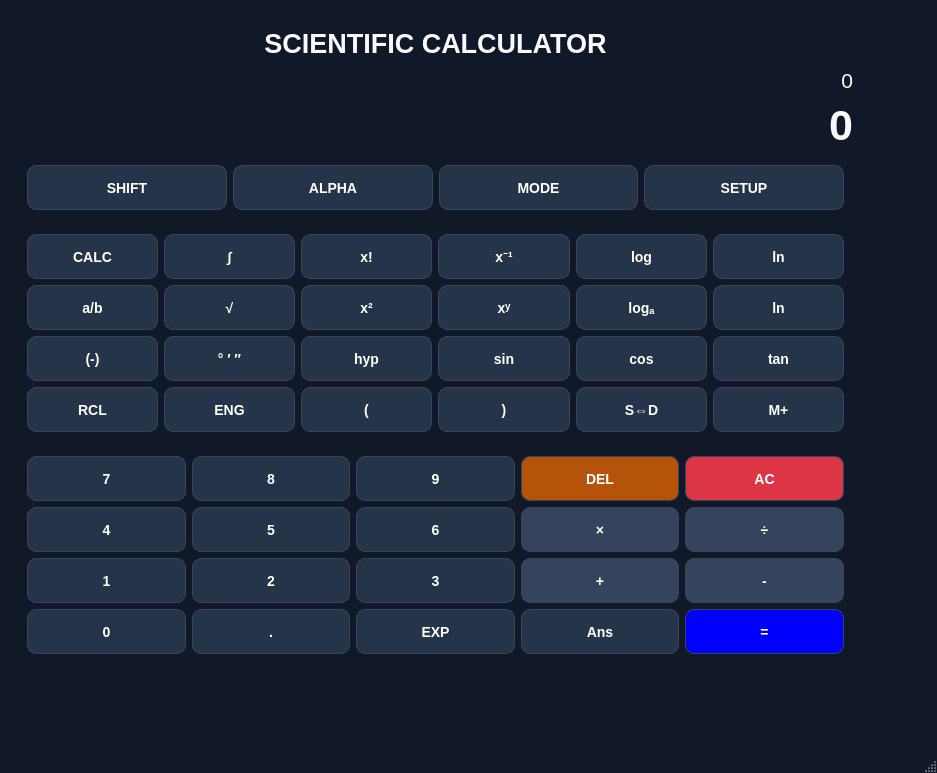
<?xml version="1.0" encoding="UTF-8"?>
<ui version="4.0">
 <class>MainWindow</class>
 <widget class="QMainWindow" name="MainWindow">
  <property name="geometry">
   <rect>
    <x>0</x>
    <y>0</y>
    <width>937</width>
    <height>773</height>
   </rect>
  </property>
  <property name="minimumSize">
   <size>
    <width>750</width>
    <height>600</height>
   </size>
  </property>
  <property name="font">
   <font>
    <family>Segoe UI</family>
    <pointsize>16</pointsize>
    <bold>true</bold>
   </font>
  </property>
  <property name="windowTitle">
   <string>Scientific Calculator</string>
  </property>
  <property name="styleSheet">
   <string notr="true">
QMainWindow {
    background-color: #111827;
}

QWidget {
    color: #F9FAFB;
    font-family: &quot;Segoe UI&quot;;
}

QPushButton {
    background-color: #263449;
    color: #FFFFFF;
    border: 1px solid #37465C;
    border-radius: 9px;
    padding: 8px;
    font-size: 14px;
    font-weight: bold;
}

QPushButton:hover {
    background-color: #3B82F6;
    border: 1px solid #60A5FA;
}

QPushButton:pressed {
    background-color: #1D4ED8;
}

QLabel {
    color: #F9FAFB;
}

QLineEdit {
    background-color: #1F2937;
    color: #FFFFFF;
    border: 1px solid #37465C;
    border-radius: 10px;
    padding: 12px;
    font-size: 24px;
}

</string>
  </property>
  <widget class="QWidget" name="centralwidget">
   <widget class="QWidget" name="verticalLayoutWidget">
    <property name="geometry">
     <rect>
      <x>0</x>
      <y>10</y>
      <width>871</width>
      <height>671</height>
     </rect>
    </property>
    <layout class="QVBoxLayout" name="verticalLayout">
     <item>
      <widget class="QWidget" name="headerWidget" native="true">
       <property name="minimumSize">
        <size>
         <width>0</width>
         <height>55</height>
        </size>
       </property>
       <layout class="QHBoxLayout" name="horizontalLayout">
        <item>
         <widget class="QWidget" name="displayWidget" native="true">
          <property name="minimumSize">
           <size>
            <width>65</width>
            <height>45</height>
           </size>
          </property>
          <layout class="QVBoxLayout" name="verticalLayout_2">
           <item>
            <widget class="QLabel" name="titleLabel">
             <property name="font">
              <font>
               <family>Segoe UI</family>
               <pointsize>20</pointsize>
               <bold>true</bold>
              </font>
             </property>
             <property name="text">
              <string>SCIENTIFIC CALCULATOR</string>
             </property>
             <property name="alignment">
              <set>Qt::AlignmentFlag::AlignCenter</set>
             </property>
            </widget>
           </item>
           <item>
            <widget class="QLabel" name="expressionLabel">
             <property name="font">
              <font>
               <family>Segoe UI</family>
               <pointsize>16</pointsize>
               <bold>false</bold>
              </font>
             </property>
             <property name="styleSheet">
              <string notr="true">QLable{
color:#94A3B8;
}</string>
             </property>
             <property name="text">
              <string>0</string>
             </property>
             <property name="alignment">
              <set>Qt::AlignmentFlag::AlignRight|Qt::AlignmentFlag::AlignTrailing|Qt::AlignmentFlag::AlignVCenter</set>
             </property>
            </widget>
           </item>
           <item>
            <widget class="QLabel" name="resultLabel">
             <property name="font">
              <font>
               <family>Segoe UI</family>
               <pointsize>32</pointsize>
               <bold>true</bold>
              </font>
             </property>
             <property name="text">
              <string>0</string>
             </property>
             <property name="alignment">
              <set>Qt::AlignmentFlag::AlignRight|Qt::AlignmentFlag::AlignTrailing|Qt::AlignmentFlag::AlignVCenter</set>
             </property>
            </widget>
           </item>
           <item>
            <widget class="QWidget" name="widget_2" native="true">
             <layout class="QHBoxLayout" name="horizontalLayout_2">
              <item>
               <widget class="QPushButton" name="shiftButton">
                <property name="minimumSize">
                 <size>
                  <width>65</width>
                  <height>45</height>
                 </size>
                </property>
                <property name="text">
                 <string>SHIFT</string>
                </property>
               </widget>
              </item>
              <item>
               <widget class="QPushButton" name="alphaButton">
                <property name="minimumSize">
                 <size>
                  <width>65</width>
                  <height>45</height>
                 </size>
                </property>
                <property name="text">
                 <string>ALPHA</string>
                </property>
               </widget>
              </item>
              <item>
               <widget class="QPushButton" name="modeButton">
                <property name="minimumSize">
                 <size>
                  <width>65</width>
                  <height>45</height>
                 </size>
                </property>
                <property name="text">
                 <string>MODE</string>
                </property>
               </widget>
              </item>
              <item>
               <widget class="QPushButton" name="setupButton">
                <property name="minimumSize">
                 <size>
                  <width>65</width>
                  <height>45</height>
                 </size>
                </property>
                <property name="text">
                 <string>SETUP</string>
                </property>
               </widget>
              </item>
             </layout>
            </widget>
           </item>
           <item>
            <widget class="QWidget" name="widget" native="true">
             <layout class="QGridLayout" name="gridLayout_2">
              <item row="2" column="4">
               <widget class="QPushButton" name="powerButton">
                <property name="minimumSize">
                 <size>
                  <width>65</width>
                  <height>45</height>
                 </size>
                </property>
                <property name="font">
                 <font>
                  <family>Segoe UI</family>
                  <pointsize>-1</pointsize>
                  <bold>true</bold>
                 </font>
                </property>
                <property name="styleSheet">
                 <string notr="true">QPushButton{
background-color: #263449;
}</string>
                </property>
                <property name="text">
                 <string>xʸ</string>
                </property>
               </widget>
              </item>
              <item row="4" column="0">
               <widget class="QPushButton" name="signButton">
                <property name="minimumSize">
                 <size>
                  <width>65</width>
                  <height>45</height>
                 </size>
                </property>
                <property name="font">
                 <font>
                  <family>Segoe UI</family>
                  <pointsize>-1</pointsize>
                  <bold>true</bold>
                 </font>
                </property>
                <property name="text">
                 <string>(-)</string>
                </property>
               </widget>
              </item>
              <item row="1" column="1">
               <widget class="QPushButton" name="integralButton">
                <property name="minimumSize">
                 <size>
                  <width>65</width>
                  <height>45</height>
                 </size>
                </property>
                <property name="text">
                 <string>∫</string>
                </property>
               </widget>
              </item>
              <item row="1" column="5">
               <widget class="QPushButton" name="logButton">
                <property name="minimumSize">
                 <size>
                  <width>65</width>
                  <height>45</height>
                 </size>
                </property>
                <property name="font">
                 <font>
                  <family>Segoe UI</family>
                  <pointsize>-1</pointsize>
                  <bold>true</bold>
                 </font>
                </property>
                <property name="text">
                 <string>log</string>
                </property>
               </widget>
              </item>
              <item row="2" column="1">
               <widget class="QPushButton" name="sqrtButton">
                <property name="minimumSize">
                 <size>
                  <width>65</width>
                  <height>45</height>
                 </size>
                </property>
                <property name="font">
                 <font>
                  <family>Segoe UI</family>
                  <pointsize>-1</pointsize>
                  <bold>true</bold>
                 </font>
                </property>
                <property name="text">
                 <string>√</string>
                </property>
               </widget>
              </item>
              <item row="4" column="4">
               <widget class="QPushButton" name="sinButton">
                <property name="minimumSize">
                 <size>
                  <width>65</width>
                  <height>45</height>
                 </size>
                </property>
                <property name="font">
                 <font>
                  <family>Segoe UI</family>
                  <pointsize>-1</pointsize>
                  <bold>true</bold>
                 </font>
                </property>
                <property name="text">
                 <string>sin</string>
                </property>
               </widget>
              </item>
              <item row="2" column="0">
               <widget class="QPushButton" name="fractionButton">
                <property name="minimumSize">
                 <size>
                  <width>65</width>
                  <height>45</height>
                 </size>
                </property>
                <property name="text">
                 <string>a/b</string>
                </property>
               </widget>
              </item>
              <item row="4" column="5">
               <widget class="QPushButton" name="cosButton">
                <property name="minimumSize">
                 <size>
                  <width>65</width>
                  <height>45</height>
                 </size>
                </property>
                <property name="font">
                 <font>
                  <family>Segoe UI</family>
                  <pointsize>-1</pointsize>
                  <bold>true</bold>
                 </font>
                </property>
                <property name="text">
                 <string>cos</string>
                </property>
               </widget>
              </item>
              <item row="4" column="1">
               <widget class="QPushButton" name="angleButton">
                <property name="minimumSize">
                 <size>
                  <width>65</width>
                  <height>45</height>
                 </size>
                </property>
                <property name="font">
                 <font>
                  <family>Segoe UI</family>
                  <pointsize>-1</pointsize>
                  <bold>true</bold>
                 </font>
                </property>
                <property name="text">
                 <string>° ′ ″</string>
                </property>
               </widget>
              </item>
              <item row="2" column="2">
               <widget class="QPushButton" name="squareButton">
                <property name="minimumSize">
                 <size>
                  <width>65</width>
                  <height>45</height>
                 </size>
                </property>
                <property name="font">
                 <font>
                  <family>Segoe UI</family>
                  <pointsize>-1</pointsize>
                  <bold>true</bold>
                 </font>
                </property>
                <property name="text">
                 <string>x²</string>
                </property>
               </widget>
              </item>
              <item row="1" column="2">
               <widget class="QPushButton" name="factorialButton">
                <property name="minimumSize">
                 <size>
                  <width>65</width>
                  <height>45</height>
                 </size>
                </property>
                <property name="text">
                 <string>x!</string>
                </property>
               </widget>
              </item>
              <item row="2" column="6">
               <widget class="QPushButton" name="lnSecondButton">
                <property name="minimumSize">
                 <size>
                  <width>65</width>
                  <height>45</height>
                 </size>
                </property>
                <property name="text">
                 <string>ln</string>
                </property>
               </widget>
              </item>
              <item row="5" column="2">
               <widget class="QPushButton" name="leftBracketButton">
                <property name="minimumSize">
                 <size>
                  <width>65</width>
                  <height>45</height>
                 </size>
                </property>
                <property name="font">
                 <font>
                  <family>Segoe UI</family>
                  <pointsize>-1</pointsize>
                  <bold>true</bold>
                 </font>
                </property>
                <property name="text">
                 <string>(</string>
                </property>
               </widget>
              </item>
              <item row="5" column="0">
               <widget class="QPushButton" name="recallButton">
                <property name="minimumSize">
                 <size>
                  <width>65</width>
                  <height>45</height>
                 </size>
                </property>
                <property name="font">
                 <font>
                  <family>Segoe UI</family>
                  <pointsize>-1</pointsize>
                  <bold>true</bold>
                 </font>
                </property>
                <property name="styleSheet">
                 <string notr="true"/>
                </property>
                <property name="text">
                 <string>RCL</string>
                </property>
               </widget>
              </item>
              <item row="5" column="1">
               <widget class="QPushButton" name="engineeringButton">
                <property name="minimumSize">
                 <size>
                  <width>65</width>
                  <height>45</height>
                 </size>
                </property>
                <property name="text">
                 <string>ENG</string>
                </property>
               </widget>
              </item>
              <item row="5" column="5">
               <widget class="QPushButton" name="fractionDecimalButton">
                <property name="minimumSize">
                 <size>
                  <width>65</width>
                  <height>45</height>
                 </size>
                </property>
                <property name="text">
                 <string>S⇔D</string>
                </property>
               </widget>
              </item>
              <item row="5" column="4">
               <widget class="QPushButton" name="rightBracketButton">
                <property name="minimumSize">
                 <size>
                  <width>65</width>
                  <height>45</height>
                 </size>
                </property>
                <property name="font">
                 <font>
                  <family>Segoe UI</family>
                  <pointsize>-1</pointsize>
                  <bold>true</bold>
                 </font>
                </property>
                <property name="text">
                 <string>)</string>
                </property>
               </widget>
              </item>
              <item row="4" column="2">
               <widget class="QPushButton" name="hypButton">
                <property name="minimumSize">
                 <size>
                  <width>65</width>
                  <height>45</height>
                 </size>
                </property>
                <property name="font">
                 <font>
                  <family>Segoe UI</family>
                  <pointsize>-1</pointsize>
                  <bold>true</bold>
                 </font>
                </property>
                <property name="text">
                 <string>hyp</string>
                </property>
               </widget>
              </item>
              <item row="1" column="4">
               <widget class="QPushButton" name="reciprocalButton_2">
                <property name="minimumSize">
                 <size>
                  <width>65</width>
                  <height>45</height>
                 </size>
                </property>
                <property name="text">
                 <string>x⁻¹</string>
                </property>
               </widget>
              </item>
              <item row="4" column="6">
               <widget class="QPushButton" name="tanButton">
                <property name="minimumSize">
                 <size>
                  <width>65</width>
                  <height>45</height>
                 </size>
                </property>
                <property name="font">
                 <font>
                  <family>Segoe UI</family>
                  <pointsize>-1</pointsize>
                  <bold>true</bold>
                 </font>
                </property>
                <property name="text">
                 <string>tan</string>
                </property>
               </widget>
              </item>
              <item row="1" column="6">
               <widget class="QPushButton" name="lnButton">
                <property name="minimumSize">
                 <size>
                  <width>65</width>
                  <height>45</height>
                 </size>
                </property>
                <property name="font">
                 <font>
                  <family>Segoe UI</family>
                  <pointsize>-1</pointsize>
                  <bold>true</bold>
                 </font>
                </property>
                <property name="text">
                 <string>ln</string>
                </property>
               </widget>
              </item>
              <item row="2" column="5">
               <widget class="QPushButton" name="logBaseButton">
                <property name="minimumSize">
                 <size>
                  <width>65</width>
                  <height>45</height>
                 </size>
                </property>
                <property name="text">
                 <string>logₐ</string>
                </property>
               </widget>
              </item>
              <item row="1" column="0">
               <widget class="QPushButton" name="calcButton">
                <property name="minimumSize">
                 <size>
                  <width>65</width>
                  <height>45</height>
                 </size>
                </property>
                <property name="font">
                 <font>
                  <family>Segoe UI</family>
                  <pointsize>-1</pointsize>
                  <bold>true</bold>
                 </font>
                </property>
                <property name="text">
                 <string>CALC</string>
                </property>
               </widget>
              </item>
              <item row="5" column="6">
               <widget class="QPushButton" name="memoryPlusButton">
                <property name="minimumSize">
                 <size>
                  <width>65</width>
                  <height>45</height>
                 </size>
                </property>
                <property name="text">
                 <string>M+</string>
                </property>
               </widget>
              </item>
             </layout>
            </widget>
           </item>
           <item>
            <widget class="QWidget" name="buttonsWidget" native="true">
             <layout class="QGridLayout" name="gridLayout">
              <item row="3" column="2">
               <widget class="QPushButton" name="number6Button">
                <property name="minimumSize">
                 <size>
                  <width>65</width>
                  <height>45</height>
                 </size>
                </property>
                <property name="font">
                 <font>
                  <family>Segoe UI</family>
                  <pointsize>-1</pointsize>
                  <bold>true</bold>
                 </font>
                </property>
                <property name="text">
                 <string>6</string>
                </property>
               </widget>
              </item>
              <item row="4" column="2">
               <widget class="QPushButton" name="number3Button">
                <property name="minimumSize">
                 <size>
                  <width>65</width>
                  <height>45</height>
                 </size>
                </property>
                <property name="font">
                 <font>
                  <family>Segoe UI</family>
                  <pointsize>-1</pointsize>
                  <bold>true</bold>
                 </font>
                </property>
                <property name="text">
                 <string>3</string>
                </property>
               </widget>
              </item>
              <item row="5" column="4">
               <widget class="QPushButton" name="equalButton">
                <property name="minimumSize">
                 <size>
                  <width>65</width>
                  <height>45</height>
                 </size>
                </property>
                <property name="font">
                 <font>
                  <family>Segoe UI</family>
                  <pointsize>-1</pointsize>
                  <bold>true</bold>
                 </font>
                </property>
                <property name="styleSheet">
                 <string notr="true">QPushButton{
background-color: blue;
}</string>
                </property>
                <property name="text">
                 <string>=</string>
                </property>
               </widget>
              </item>
              <item row="3" column="1">
               <widget class="QPushButton" name="number5Button">
                <property name="minimumSize">
                 <size>
                  <width>65</width>
                  <height>45</height>
                 </size>
                </property>
                <property name="font">
                 <font>
                  <family>Segoe UI</family>
                  <pointsize>-1</pointsize>
                  <bold>true</bold>
                 </font>
                </property>
                <property name="text">
                 <string>5</string>
                </property>
               </widget>
              </item>
              <item row="2" column="2">
               <widget class="QPushButton" name="number9Button">
                <property name="minimumSize">
                 <size>
                  <width>65</width>
                  <height>45</height>
                 </size>
                </property>
                <property name="font">
                 <font>
                  <family>Segoe UI</family>
                  <pointsize>-1</pointsize>
                  <bold>true</bold>
                 </font>
                </property>
                <property name="text">
                 <string>9</string>
                </property>
               </widget>
              </item>
              <item row="2" column="0">
               <widget class="QPushButton" name="number7Button">
                <property name="minimumSize">
                 <size>
                  <width>65</width>
                  <height>45</height>
                 </size>
                </property>
                <property name="font">
                 <font>
                  <family>Segoe UI</family>
                  <pointsize>-1</pointsize>
                  <bold>true</bold>
                 </font>
                </property>
                <property name="text">
                 <string>7</string>
                </property>
               </widget>
              </item>
              <item row="3" column="0">
               <widget class="QPushButton" name="number4Button">
                <property name="minimumSize">
                 <size>
                  <width>65</width>
                  <height>45</height>
                 </size>
                </property>
                <property name="font">
                 <font>
                  <family>Segoe UI</family>
                  <pointsize>-1</pointsize>
                  <bold>true</bold>
                 </font>
                </property>
                <property name="text">
                 <string>4</string>
                </property>
               </widget>
              </item>
              <item row="4" column="4">
               <widget class="QPushButton" name="minusButton">
                <property name="minimumSize">
                 <size>
                  <width>65</width>
                  <height>45</height>
                 </size>
                </property>
                <property name="font">
                 <font>
                  <family>Segoe UI</family>
                  <pointsize>-1</pointsize>
                  <bold>true</bold>
                 </font>
                </property>
                <property name="styleSheet">
                 <string notr="true">QPushButton{
background-color: #34445D;
}</string>
                </property>
                <property name="text">
                 <string>-</string>
                </property>
               </widget>
              </item>
              <item row="4" column="0">
               <widget class="QPushButton" name="number1Button">
                <property name="minimumSize">
                 <size>
                  <width>65</width>
                  <height>45</height>
                 </size>
                </property>
                <property name="font">
                 <font>
                  <family>Segoe UI</family>
                  <pointsize>-1</pointsize>
                  <bold>true</bold>
                 </font>
                </property>
                <property name="text">
                 <string>1</string>
                </property>
               </widget>
              </item>
              <item row="2" column="1">
               <widget class="QPushButton" name="number8Button">
                <property name="minimumSize">
                 <size>
                  <width>65</width>
                  <height>45</height>
                 </size>
                </property>
                <property name="font">
                 <font>
                  <family>Segoe UI</family>
                  <pointsize>-1</pointsize>
                  <bold>true</bold>
                 </font>
                </property>
                <property name="text">
                 <string>8</string>
                </property>
               </widget>
              </item>
              <item row="4" column="1">
               <widget class="QPushButton" name="number2Button">
                <property name="minimumSize">
                 <size>
                  <width>65</width>
                  <height>45</height>
                 </size>
                </property>
                <property name="font">
                 <font>
                  <family>Segoe UI</family>
                  <pointsize>-1</pointsize>
                  <bold>true</bold>
                 </font>
                </property>
                <property name="text">
                 <string>2</string>
                </property>
               </widget>
              </item>
              <item row="5" column="3">
               <widget class="QPushButton" name="answerButton">
                <property name="minimumSize">
                 <size>
                  <width>65</width>
                  <height>45</height>
                 </size>
                </property>
                <property name="text">
                 <string>Ans</string>
                </property>
               </widget>
              </item>
              <item row="5" column="0">
               <widget class="QPushButton" name="number0Button">
                <property name="minimumSize">
                 <size>
                  <width>65</width>
                  <height>45</height>
                 </size>
                </property>
                <property name="font">
                 <font>
                  <family>Segoe UI</family>
                  <pointsize>-1</pointsize>
                  <bold>true</bold>
                 </font>
                </property>
                <property name="text">
                 <string>0</string>
                </property>
               </widget>
              </item>
              <item row="5" column="1">
               <widget class="QPushButton" name="decimalButton">
                <property name="minimumSize">
                 <size>
                  <width>65</width>
                  <height>45</height>
                 </size>
                </property>
                <property name="font">
                 <font>
                  <family>Segoe UI</family>
                  <pointsize>-1</pointsize>
                  <bold>true</bold>
                 </font>
                </property>
                <property name="text">
                 <string>.</string>
                </property>
               </widget>
              </item>
              <item row="5" column="2">
               <widget class="QPushButton" name="expButton">
                <property name="minimumSize">
                 <size>
                  <width>65</width>
                  <height>45</height>
                 </size>
                </property>
                <property name="text">
                 <string>EXP</string>
                </property>
               </widget>
              </item>
              <item row="4" column="3">
               <widget class="QPushButton" name="plusButton">
                <property name="minimumSize">
                 <size>
                  <width>65</width>
                  <height>45</height>
                 </size>
                </property>
                <property name="font">
                 <font>
                  <family>Segoe UI</family>
                  <pointsize>-1</pointsize>
                  <bold>true</bold>
                 </font>
                </property>
                <property name="styleSheet">
                 <string notr="true">QPushButton{
background-color: #34445D;
}</string>
                </property>
                <property name="text">
                 <string>+</string>
                </property>
               </widget>
              </item>
              <item row="3" column="3">
               <widget class="QPushButton" name="multiplyButton">
                <property name="minimumSize">
                 <size>
                  <width>65</width>
                  <height>45</height>
                 </size>
                </property>
                <property name="font">
                 <font>
                  <family>Segoe UI</family>
                  <pointsize>-1</pointsize>
                  <bold>true</bold>
                 </font>
                </property>
                <property name="styleSheet">
                 <string notr="true">QPushButton{
background-color: #34445D;
}</string>
                </property>
                <property name="text">
                 <string>×</string>
                </property>
               </widget>
              </item>
              <item row="3" column="4">
               <widget class="QPushButton" name="divideButton">
                <property name="minimumSize">
                 <size>
                  <width>65</width>
                  <height>45</height>
                 </size>
                </property>
                <property name="font">
                 <font>
                  <family>Segoe UI</family>
                  <pointsize>-1</pointsize>
                  <bold>true</bold>
                 </font>
                </property>
                <property name="styleSheet">
                 <string notr="true">QPushButton{
background-color: #34445D;
}</string>
                </property>
                <property name="text">
                 <string>÷</string>
                </property>
               </widget>
              </item>
              <item row="2" column="4">
               <widget class="QPushButton" name="clearButton">
                <property name="minimumSize">
                 <size>
                  <width>65</width>
                  <height>45</height>
                 </size>
                </property>
                <property name="font">
                 <font>
                  <family>Segoe UI</family>
                  <pointsize>-1</pointsize>
                  <bold>true</bold>
                 </font>
                </property>
                <property name="styleSheet">
                 <string notr="true">QPushButton{
background-color: #DC3545;
}</string>
                </property>
                <property name="text">
                 <string>AC</string>
                </property>
               </widget>
              </item>
              <item row="2" column="3">
               <widget class="QPushButton" name="deleteButton">
                <property name="minimumSize">
                 <size>
                  <width>65</width>
                  <height>45</height>
                 </size>
                </property>
                <property name="font">
                 <font>
                  <family>Segoe UI</family>
                  <pointsize>-1</pointsize>
                  <bold>true</bold>
                 </font>
                </property>
                <property name="styleSheet">
                 <string notr="true">QPushButton{
background-color: #B45309;
}</string>
                </property>
                <property name="text">
                 <string>DEL</string>
                </property>
               </widget>
              </item>
             </layout>
            </widget>
           </item>
          </layout>
         </widget>
        </item>
       </layout>
      </widget>
     </item>
    </layout>
   </widget>
  </widget>
  <widget class="QMenuBar" name="menubar">
   <property name="geometry">
    <rect>
     <x>0</x>
     <y>0</y>
     <width>937</width>
     <height>21</height>
    </rect>
   </property>
  </widget>
  <widget class="QStatusBar" name="statusbar"/>
 </widget>
 <resources/>
 <connections/>
</ui>
